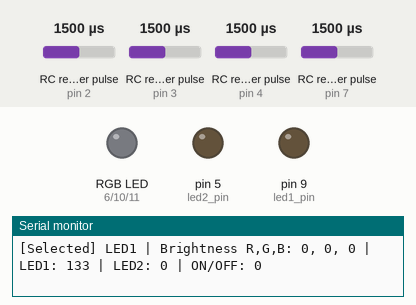
A program run on a simulated Arduino Uno, built with avr-gcc and run on an emulated ATmega328P. Parts: an RGB LED mixed from three pins (HIGH = lit), output pins drawn as LEDs (lit = HIGH), the last lines printed to the serial monitor. Wiring (inferred from the names in the program): 4 × RC receiver channel: data pin 2 / data pin 3 / data pin 4 / data pin 7. The test bench sets the inputs (shaded band); at power-on: RC receiver pulse (sensors on pin 7, pin 2, pin 3, pin 4) 1500 µs. Dim RGB values are drawn brighter than linear.

Above: at 1.2 s.
1.3 s: RC receiver pulse (sensor on pin 7) set to 1518 µs
At 2.3 s:
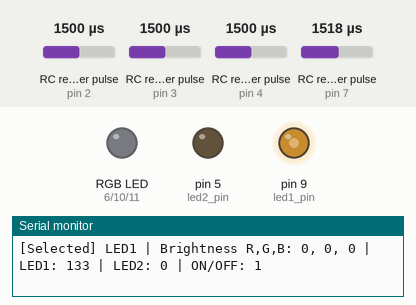
2.9 s: RC receiver pulse (sensor on pin 2) set to 1345 µs
5.9 s: RC receiver pulse (sensor on pin 2) set to 1322 µs
At 8.6 s:
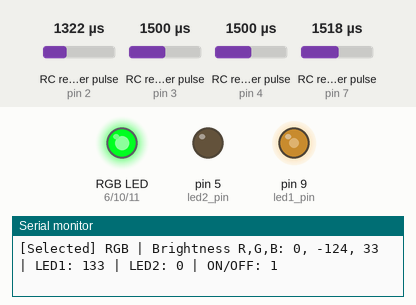
8.9 s: RC receiver pulse (sensor on pin 3) set to 1750 µs
11.9 s: RC receiver pulse (sensor on pin 4) set to 1020 µs
At 12.3 s:
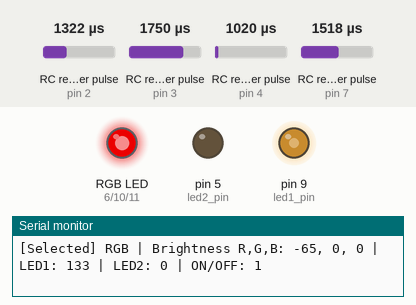
13.5 s: RC receiver pulse (sensor on pin 4) set to 1980 µs
At 14.0 s:
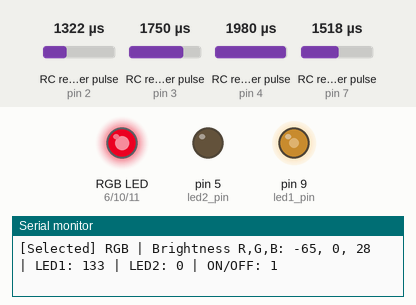
Timing chart, 0 to 16.5 s (numbered marks = the images above; inputs shaded):
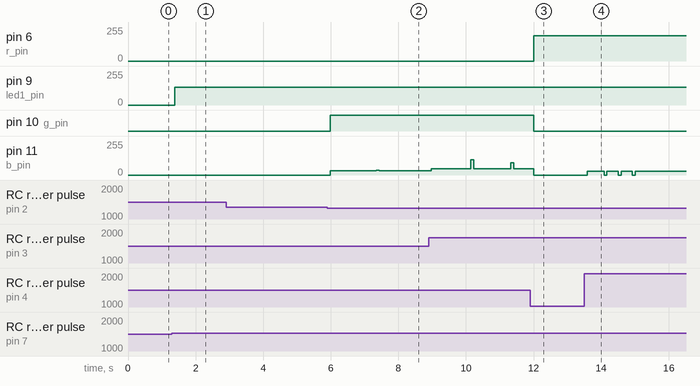

The program:

main.cpp
```cpp
#include <PinChangeInterrupt.h>
#include <math.h>

// === 입력, 출력력 핀 정의 ===
// [작성자: 황주옥 - PWM 입력 채널 핀 번호 및 출력용 LED핀 설정]
const int ch5_pin = 2;
const int ch6_pin = 3;
const int ch7_pin = 4;
const int ch8_pin = 7;

const int r_pin = 6;
const int g_pin = 10;
const int b_pin = 11;
const int led1_pin = 9;
const int led2_pin = 5;

// === PWM 값 저장 변수 ===
// [작성자: 황주옥 - 인터럽트 기반 측정 결과 저장용 변수]
volatile int pwm_ch5 = 1500;
volatile int pwm_ch6 = 1500;
volatile int pwm_ch7 = 1500;
volatile int pwm_ch8 = 1500;

volatile unsigned long start_ch5 = 0;
volatile unsigned long start_ch6 = 0;
volatile unsigned long start_ch7 = 0;
volatile unsigned long start_ch8 = 0;

// === 상태 변수 ===
// [작성자: 박기주 - 출력 대상과 밝기 값 제어를 위한 상태 변수]
int selectedTarget = 0; // 현재 선택 대상 (0: RGB, 1: LED1, 2: LED2)

// 개별 밝기 저장
// [작성자: 박기주 - 각각의 LED 밝기를 조절하기 위한 밝기기 값 저장용 변수]
int brightness_r = 0, brightness_g = 0, brightness_b = 0;
int led1_brightness = 0;
int led2_brightness = 0;

// === 함수 원형 선언 ===
// [작성자: 황주옥 - 인터럽트 함수 선언]
void ISR_ch5();
void ISR_ch6();
void ISR_ch7();
void ISR_ch8();

// [작성자: 박기주 - 보정 및 색상 변환 관련 함수 선언]
int getSmoothBrightness(int raw);
void hsvToRgb(float h, float s, float v, int& r, int& g, int& b);

// === 설정 함수 ===
// [작성자: 황주옥 - 초기 핀모드 설정 및 인터럽트 등록]
void setup() {
  Serial.begin(9600);

  pinMode(ch5_pin, INPUT_PULLUP);
  pinMode(ch6_pin, INPUT_PULLUP);
  pinMode(ch7_pin, INPUT_PULLUP);
  pinMode(ch8_pin, INPUT_PULLUP);

  pinMode(r_pin, OUTPUT);
  pinMode(g_pin, OUTPUT);
  pinMode(b_pin, OUTPUT);
  pinMode(led1_pin, OUTPUT);
  pinMode(led2_pin, OUTPUT);

  attachPCINT(digitalPinToPCINT(ch5_pin), ISR_ch5, CHANGE);
  attachPCINT(digitalPinToPCINT(ch6_pin), ISR_ch6, CHANGE);
  attachPCINT(digitalPinToPCINT(ch7_pin), ISR_ch7, CHANGE);
  attachPCINT(digitalPinToPCINT(ch8_pin), ISR_ch8, CHANGE);
}

// === 메인 루프 ===
// [작성자: 박기주 - 전원 상태, 대상 선택, 밝기 및 색상 처리]
void loop() {
  bool powerOn = pwm_ch8 > 1500;  // ON/OFF 판단

  // 대상 선택
  int mappedTarget = map(pwm_ch5, 1000, 2000, 0, 3);
  selectedTarget = constrain(mappedTarget, 0, 2);

  // 밝기 계산
  int brightness = getSmoothBrightness(pwm_ch6);

  // 선택 대상의 밝기/색상 처리
  // **3색 RED 밝기값 RED값이 불안정하게 나오는 문제 박기주와 함께 해결**
  if (selectedTarget == 0) {
    int r_raw, g_raw, b_raw;
    float hue = map(pwm_ch7, 1200, 2000, 0, 360);
    hue = constrain(hue, 0.0, 360.0);
    hsvToRgb(hue, 1.0, 1.0, r_raw, g_raw, b_raw);

    brightness_r = r_raw * brightness / 255;
    brightness_g = g_raw * brightness / 255;
    brightness_b = b_raw * brightness / 255;
  } else if (selectedTarget == 1) {
    led1_brightness = brightness;
  } else if (selectedTarget == 2) {
    led2_brightness = brightness;
  }

  // 출력
  if (powerOn) {
    analogWrite(r_pin, brightness_r);
    analogWrite(g_pin, brightness_g);
    analogWrite(b_pin, brightness_b);
    analogWrite(led1_pin, led1_brightness);
    analogWrite(led2_pin, led2_brightness);
  } else {
    analogWrite(r_pin, 0);
    analogWrite(g_pin, 0);
    analogWrite(b_pin, 0);
    analogWrite(led1_pin, 0);
    analogWrite(led2_pin, 0);
  }

  // 디버깅 정보 출력
  Serial.print("[Selected] ");
  Serial.print(selectedTarget == 0 ? "RGB" : selectedTarget == 1 ? "LED1" : "LED2");
  Serial.print(" | Brightness R,G,B: ");
  Serial.print(brightness_r); Serial.print(", ");
  Serial.print(brightness_g); Serial.print(", ");
  Serial.print(brightness_b);
  Serial.print(" | LED1: "); Serial.print(led1_brightness);
  Serial.print(" | LED2: "); Serial.print(led2_brightness);
  Serial.print(" | ON/OFF: "); Serial.println(powerOn);

  delay(50);
}

// === 인터럽트 핸들러 ===
// [작성자: 황주옥 - PWM 펄스 폭 측정을 위한 핀 인터럽트 처리]
void ISR_ch5() {
  if (digitalRead(ch5_pin) == HIGH) start_ch5 = micros();
  else pwm_ch5 = micros() - start_ch5;
}
void ISR_ch6() {
  if (digitalRead(ch6_pin) == HIGH) start_ch6 = micros();
  else pwm_ch6 = micros() - start_ch6;
}
void ISR_ch7() {
  if (digitalRead(ch7_pin) == HIGH) start_ch7 = micros();
  else pwm_ch7 = micros() - start_ch7;
}
void ISR_ch8() {
  if (digitalRead(ch8_pin) == HIGH) start_ch8 = micros();
  else pwm_ch8 = micros() - start_ch8;
}

// === 밝기 보정 함수 ===
// [작성자: 박기주 - 감마 보정을 통한 부드러운 밝기 계산]
int getSmoothBrightness(int raw) {
  float norm = map(raw, 1000, 2000, 0, 1000) / 1000.0;
  norm = constrain(norm, 0.0, 1.0);
  float gamma = 1.2;
  int brightness = pow(norm, gamma) * 215 + 40;
  return constrain(brightness, 40, 255);
}

// === HSV → RGB 변환 함수 ===
// [작성자: 박기주 - 색상(Hue)을 R,G,B값으로 변환]
void hsvToRgb(float h, float s, float v, int& r, int& g, int& b) {
  h = fmod(h, 360.0);
  if (h < 0) h += 360;

  s = constrain(s, 0.0, 1.0);
  v = constrain(v, 0.0, 1.0);

  float c = v * s;
  float x = c * (1 - fabs(fmod(h / 60.0, 2) - 1));
  float m = v - c;

  float r1, g1, b1;

  if (h < 60)      { r1 = c; g1 = x; b1 = 0; }
  else if (h < 120){ r1 = x; g1 = c; b1 = 0; }
  else if (h < 180){ r1 = 0; g1 = c; b1 = x; }
  else if (h < 240){ r1 = 0; g1 = x; b1 = c; }
  else if (h < 300){ r1 = x; g1 = 0; b1 = c; }
  else             { r1 = c; g1 = 0; b1 = x; }

  r = constrain(round((r1 + m) * 255), 0, 255);
  g = constrain(round((g1 + m) * 255), 0, 255);
  b = constrain(round((b1 + m) * 255), 0, 255);
}
```

Measured:
- the behaviour switches between 1502 and 1503 µs on RC receiver pulse (sensor on pin 7) (found by bisection; images 0 and 1)
- the behaviour switches between 1335 and 1334 µs on RC receiver pulse (sensor on pin 2) (found by bisection; images 1 and 2)
- after the input at 1.3 s, pin 9 (led1_pin): 0/255 → 133/255 after 0.08 s
- after the input at 5.9 s, pin 10 (g_pin): LOW → HIGH after 0.08 s; pin 11 (b_pin): 0/255 → 33/255 after 0.08 s, → 35/255 1.4 s later, → 33/255 0.09 s later
- after the input at 11.9 s, pin 6 (r_pin): 0/255 → 191/255 after 0.10 s; pin 10 (g_pin): HIGH → LOW after 0.10 s; pin 11 (b_pin): 48/255 → 0/255 after 0.10 s
- after the input at 13.5 s, pin 11 (b_pin): 0/255 → 28/255 after 0.08 s, then repeats every 0.42 s: 0/255 0.08 s, 28/255 0.34 s, until it stays 28/255 from 15.0 s
